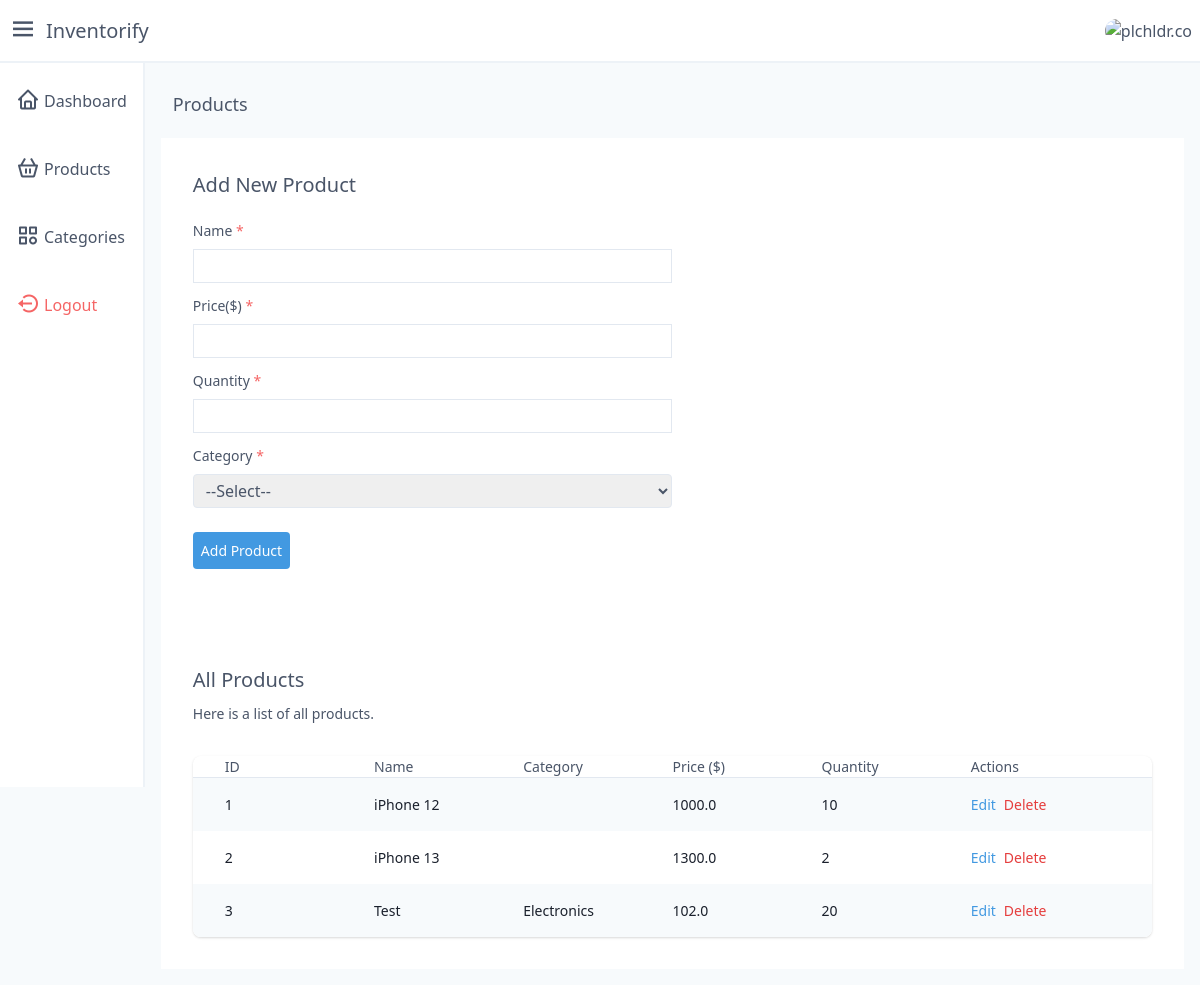
Before: /products (signed in) with the older database file.
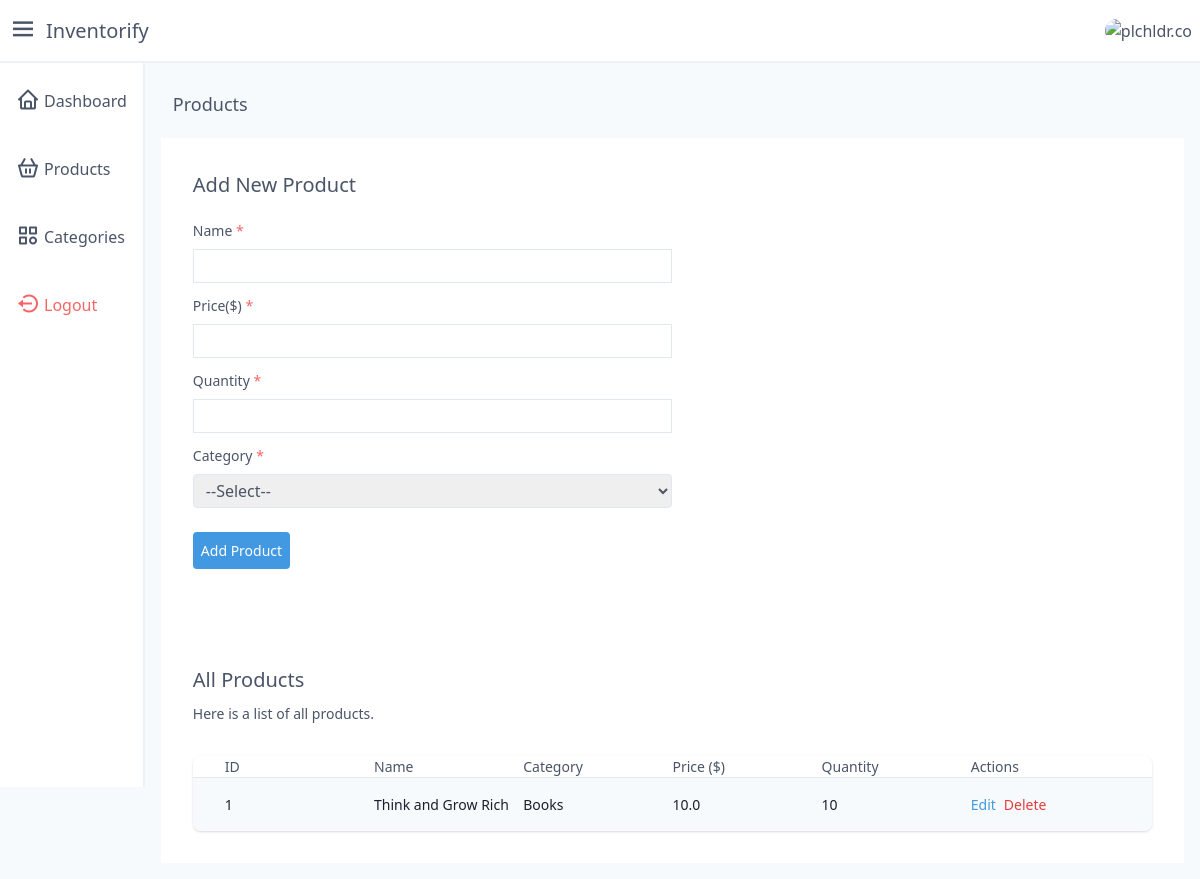
After: the same page with the newer database file.
### models.py (models this page shows, shortened)
class Product(Base):
    __tablename__ = 'products'
    id = Column(Integer, primary_key=True)
    name = Column(String, nullable=False)
    price = Column(Float, nullable=False)
    quantity = Column(Integer, default=0)
    user_id = Column(Integer, ForeignKey('users.id'))
    category_id = Column(Integer, ForeignKey('categories.id'))
    user = relationship('User', back_populates='products')
    category = relationship('Category', back_populates='products')
    __table_args__ = (UniqueConstraint('name', 'user_id', name='_name_uc'),)

class Category(Base):
    __tablename__ = 'categories'
    id = Column(Integer, primary_key=True)
    name = Column(String(50), nullable=False)
    user_id = Column(Integer, ForeignKey('users.id'))
    user = relationship('User', back_populates='categories')
    products = relationship('Product', back_populates='category')
    __table_args__ = (UniqueConstraint('name', 'user_id', name='_name_uc'),)

### app.py (the view)
@app.get('/products')
def products():
    user_id = session.get('user_id')
    if not user_id:
        return redirect('/login')
    products = db.fetch_products(user_id)
    if products:
        products = enumerate(products)
    categories = db.fetch_categories(user_id)
    return render_template(
        'auth/products.html',
        products=products,
        categories=categories
    )

### database.py (called while the page is built)
    def fetch_categories(self, user_id):
        return (
            self.session.query(Category)
                .filter(Category.user_id == user_id)
                .all()
        )

    def fetch_products(self, user_id):
        return (
            self.session.query(Product)
                .filter(Product.user_id == user_id)
                .all()
        )

### templates/auth/products.html (shortened to what the changed rows need)
{% extends 'auth/layout.j2' %}
{% block main %}
{% with v_error = get_flashed_messages(category_filter=["validation_error"]) %}
<section class="flex justify-center">
    <div class="w-full lg:p-8 p-4 bg-white mt-2">
        <div class="mt-8 flex flex-col">
            <div class="-my-2 -mx-4 overflow-x-auto sm:-mx-6 lg:-mx-8">
                <div class="inline-block min-w-full py-2 align-middle md:px-6 lg:px-8">
                    {% if not products %}
                    <p class="text-gray-700 text-md text-center">
                        You are yet to add any product.
                    </p>
                    {% else %}
                    <div class="overflow-hidden shadow ring-1 ring-black ring-opacity-5 lg:rounded-lg">
                        <div class="min-w-full divide-y divide-gray-300">
                            <div class="bg-white">
                                {% for key, product in products %}
                                <div
                                    class="{{ 'bg-gray-100' if key % 2==0 else '' }} flex justify-between lg:px-8 px-4">
                                    <h3 class="whitespace-nowrap py-4 text-sm text-gray-900 w-1/6 text-left">
                                        {{ product.id }}
                                    </h3>
                                    <h3 class="whitespace-nowrap py-4 text-sm text-gray-900 w-1/6 text-left">
                                        {{ product.name }}
                                    </h3>
                                    <h3 class="whitespace-nowrap py-4 text-sm text-gray-900 w-1/6 text-left">
                                        {{ product.category.name }}
                                    </h3>
                                    <h3 class="whitespace-nowrap py-4 text-sm text-gray-900 w-1/6 text-left">
                                        {{ product.price }}
                                    </h3>
                                    <h3 class="whitespace-nowrap py-4 text-sm text-gray-900 w-1/6 text-left">
                                        {{ product.quantity }}
                                    </h3>
                                    <span class="py-4 text-right w-1/6 text-sm flex">
                                        <a href="/products/edit/{{product.id}}" class="text-blue-500">
                                            Edit
                                        </a>
                                        <form method="post" action="/products/delete/{{product.id}}"
                                            class="inline-block">
                                            <button type="submit" class="text-red-600 inline-block ml-2">
                                                Delete
                                            </button>
                                        </form>
                                    </span>
                                </div>
                                {% endfor %}
                            </div>
                        </div>
                    </div>
                    {% endif %}
                </div>
            </div>
        </div>
    </div>
</section>
{% endwith %}
{% endblock %}

Changed rows visible on the page:
no longer on this page (row edited): Product: id "2", name "iPhone 13", price "1300.0", quantity "2"
removed Product: id "3", name "Test", category.name "Electronics", price "102.0", quantity "20"
changed Product id 1: name "iPhone 12" → "Think and Grow Rich"; category.name (not shown) → "Books"; price "1000.0" → "10.0"
